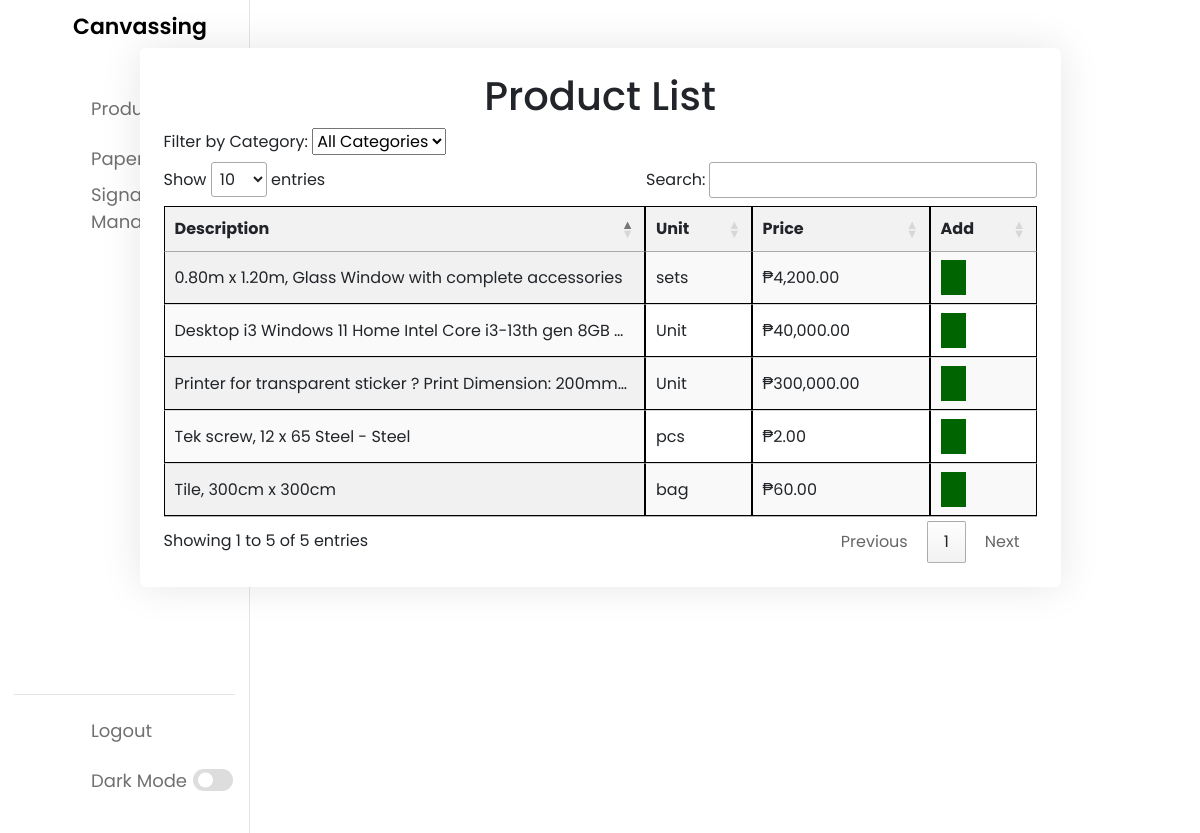
Page / (signed in) on the committed database.
### tables this page shows
CREATE TABLE `product` (
  `id` int(11) NOT NULL,
  `product_name` varchar(255) NOT NULL,
  `description` varchar(10000) NOT NULL,
  `product_price` varchar(100) NOT NULL,
  `product_qty` int(11) NOT NULL DEFAULT 1,
  `product_image` varchar(255) NOT NULL,
  `product_code` int(11) NOT NULL,
  `category` varchar(100) NOT NULL
);

### index.php (the view, shortened to what this page needs)
<?php
require('config.php');
require('navbar.php');
?>
<!DOCTYPE html>
<html lang="en">
<head>
    <link rel="stylesheet" type="text/css" href="">
</head>
<body>
    <div class="container mt-5">
        <div class="row justify-content-center">
            <div class="col-lg-10 px-20" id="order">
                <div class="card">
                    <div class="card-body">
                        <header>
                            <h1 class="text-center">Product List</h1>
                            <?php
                            $selectedCategory = isset($_GET['category']) ? $_GET['category'] : 'all';
                            ?>
                            <label for="categoryFilter">Filter by Category:</label>
                            <select id="categoryFilter" name="categoryFilter">
                                <option value="all" <?php echo ($selectedCategory === 'all') ? 'selected' : ''; ?>>All Categories</option>
                            </select>
                        </header>
                        <form action="" class="form-submit">
                            <table id="example" class="display" style="width:100%">
                                <thead>
                                    <tr>
                                        <th>Description</th>
                                        <th>Unit</th>
                                        <th>Price</th>
                                        <th>Add</th>
                                    </tr>
                                </thead>
                                <tbody>
                                    <?php
                                    $query = "SELECT * FROM product";
                                    $result = mysqli_query($conn, $query);
                                    while ($row = mysqli_fetch_assoc($result)) {
                                        echo "<tr>";
                                        echo "<td class='product-description'>{$row['description']}</td>";
                                        echo "<td>{$row['product_name']}</td>";
                                        echo "<td>₱" . number_format($row['product_price'], 2) . "</td>";
                                        echo "<td>";
                                        echo "<button class='too addItemBtn' data-action='addItemToList' data-id='{$row['product_code']}'><i class='uil uil-plus' data-action='addItemToList' data-id='{$row['product_code']}'></i>&nbsp;&nbsp;</button>";
                                        echo "</td>";
                                        echo "</tr>";
                                    }
                                    ?>
                                </tbody>
                            </table>
                        </form>
                    </div>
                </div>
            </div>
        </div>
    </div>
</body>
</html>

### navbar.php (shortened to what this page needs)
<!DOCTYPE html>
<html lang="en">
<head>
  <link rel='stylesheet' href='https://cdnjs.cloudflare.com/ajax/libs/twitter-bootstrap/4.5.2/css/bootstrap.min.css' />
  <link rel='stylesheet' href='https://cdnjs.cloudflare.com/ajax/libs/font-awesome/5.9.0/css/all.min.css' />
  <link rel='stylesheet' href='https://cdnjs.cloudflare.com/ajax/libs/twitter-bootstrap/5.3.0/css/bootstrap.min.css' />
  <link rel="stylesheet" type="text/css" href="https://cdn.datatables.net/1.10.25/css/jquery.dataTables.css">
  <link rel="stylesheet" href="https://unicons.iconscout.com/release/v4.0.0/css/line.css">
  <link rel="stylesheet" type="text/css" href="adminpanel.css">
</head>
<body>
<nav>
    <div class="logo-name">
        <span class="logo_name"> Canvassing</span>
    </div>
    <div class="menu-items">
        <ul class="nav-links">
            <li>
                <a href="index.php">
                    <i class="uil uil-estate"></i>
                    <span class="link-name">Product</span>
                </a>
            </li>
            <li>
                <a href="cart.php">
                    <i class="uil uil-clipboard-alt"></i>
                    <span class="link-name">Paper</span>
                </a>
            </li>
            <li>
                <a href="signatory.php">
                    <i class="uil uil-pen"></i>
                    <span class="link-name">Signatory Management</span>
                </a>
            </li>
        </ul>
        <ul class="logout-mode">
            <li>
                <a href="logout.php">
                    <i class="uil uil-signout"></i>
                    <span class="link-name">Logout</span>
                </a>
            </li>
            <li class="mode">
                <a href="#">
                    <i class="uil uil-moon"></i>
                    <span class="link-name">Dark Mode</span>
                </a>
                <div class="mode-toggle">
                    <span class="switch"></span>
                </div>
            </li>
        </ul>
    </div>
</nav>
</body>
</html>

### adminpanel.css (style rules this page uses)
* { margin: 0; padding: 0; box-sizing: border-box; font-family: 'Poppins', sans-serif; }
:root { --primary-color: #006d24; --panel-color: #FFF; --text-color: #000; --black-light-color: #707070; --border-color: #e6e5e5; --toggle-color: #DDD; --box1-color: #60f399; --box2-color: #FFE6AC; --box3-color: #E7D1FC; --title-icon-color: #fff; --tran-05: all 0.5s ease; --tran-03: all 0.3s ease; --tran-03: all 0.2s ease; }
body { min-height: 100vh; background-color: var(--panel-color); }
nav { position: fixed; top: 0; left: 0; height: 100%; width: 250px; padding: 10px 14px; background-color: var(--panel-color); border-right: 1px solid var(--border-color); transition: var(--tran-05); }
nav .logo-name { display: flex; align-items: center; }
nav .logo-name .logo_name { font-size: 22px; font-weight: 600; color: var(--text-color); margin-left: 14px; transition: var(--tran-05); }
nav .menu-items { margin-top: 40px; height: calc(100% - 90px); display: flex; flex-direction: column; justify-content: space-between; }
.menu-items li { list-style: none; }
.menu-items li a { display: flex; align-items: center; height: 50px; text-decoration: none; position: relative; }
.menu-items li a i { font-size: 24px; min-width: 45px; height: 100%; display: flex; align-items: center; justify-content: center; color: var(--black-light-color); }
.menu-items li a .link-name { font-size: 18px; font-weight: 400; color: var(--black-light-color); transition: var(--tran-05); }
.menu-items .logout-mode { padding-top: 10px; border-top: 1px solid var(--border-color); }
.menu-items .mode { display: flex; align-items: center; white-space: nowrap; }
.menu-items .mode-toggle { position: absolute; right: 14px; height: 50px; min-width: 45px; display: flex; align-items: center; justify-content: center; cursor: pointer; }
.mode-toggle .switch { position: relative; display: inline-block; height: 22px; width: 40px; border-radius: 25px; background-color: var(--toggle-color); }
.switch:before { content: ""; position: absolute; left: 5px; top: 50%; transform: translateY(-50%); height: 15px; width: 15px; background-color: var(--panel-color); border-radius: 50%; transition: var(--tran-03); }

### index.php (style rules this page uses)
.container { width: 100%; padding-left: 15px; padding-right: 15px; margin-right: auto; margin-left: auto; }
.mt-5 { margin-top: 5rem; }
.card { margin-bottom: 20px; border: 0; border-radius: .375rem; box-shadow: 0 0 40px rgba(0, 0, 0, .1); }
.card-body { padding: 1.5rem; }
.text-center { text-align: center !important; }
table { width: 100%; border-collapse: collapse; margin-top: 20px; }
th, td { border: 1px solid #000; padding: 12px; text-align: left; }
th { background-color: #f2f2f2; }
.product-description { max-width: 300px; overflow: hidden; text-overflow: ellipsis; white-space: nowrap; }
.addItemBtn { background-color: #006400; color: #fff; border: 1px solid #006400; padding: 6px 8px; font-size: 14px; cursor: pointer; transition: background-color 0.3s; }

### rows in the picture
product: description "Printer for transparent sticker ? Print Dimension: 200mm…", product_name "Unit", product_price "300,000.00"
product: description "Desktop i3 Windows 11 Home Intel Core i3-13th gen 8GB…", product_name "Unit", product_price "40,000.00"
product: description "Tile, 300cm x 300cm", product_name "bag", product_price "60.00"
product: description "Tek screw, 12 x 65 Steel - Steel", product_name "pcs", product_price "2.00"
product: description "0.80m x 1.20m, Glass Window with complete accessories", product_name "sets", product_price "4,200.00"
